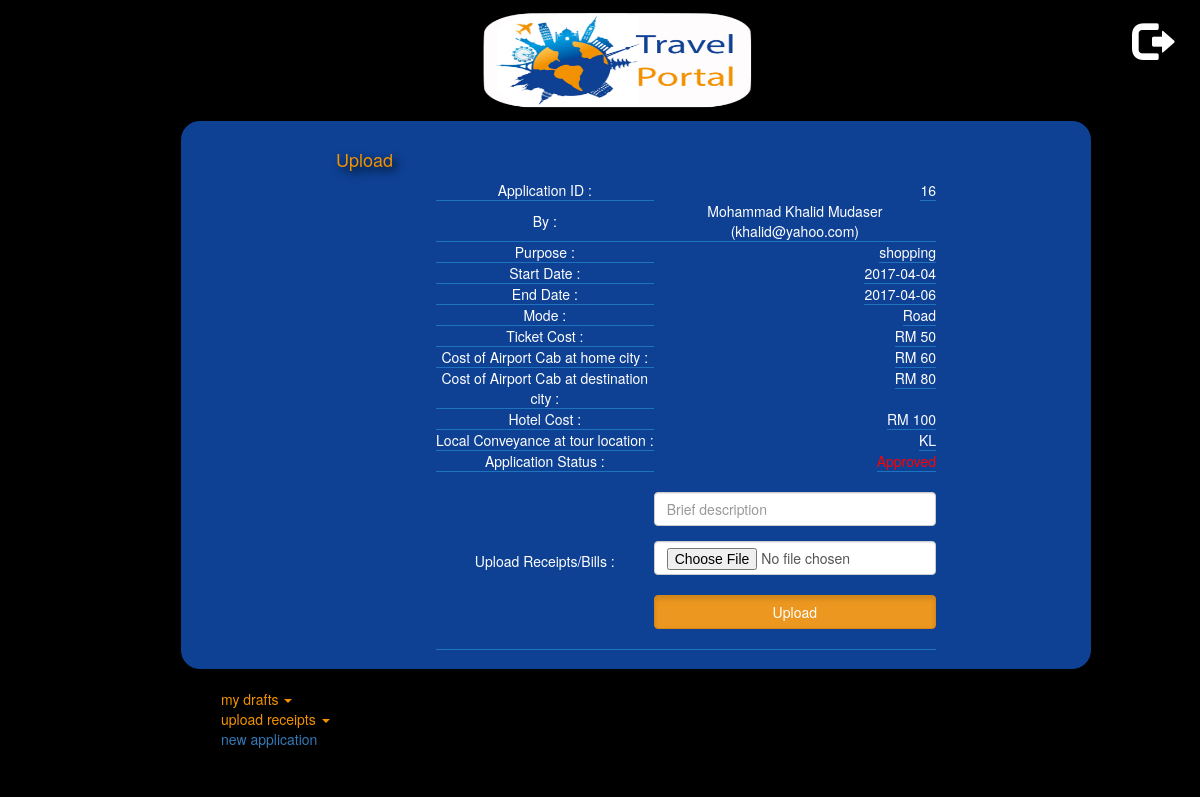
Page /upload.php?tid=16 (signed in) on the committed database.
### tables this page shows
CREATE TABLE `travel_plans` (
  `t_id` int(11) NOT NULL,
  `who` varchar(60) NOT NULL,
  `purpose` varchar(300) NOT NULL,
  `s_date` date NOT NULL,
  `e_date` date NOT NULL,
  `mode_id` int(5) NOT NULL,
  `ticket_cost` int(10) NOT NULL,
  `here_cab` int(10) NOT NULL,
  `there_cab` int(10) NOT NULL,
  `hotel_cost` int(10) NOT NULL,
  `local_conveyance` varchar(255) NOT NULL,
  `status_id` int(5) NOT NULL,
  `manager` varchar(60) NOT NULL
);

CREATE TABLE `staffs` (
  `email` varchar(60) NOT NULL,
  `name` varchar(80) NOT NULL,
  `role_id` int(5) NOT NULL,
  `password` varchar(80) NOT NULL
);

CREATE TABLE `mode` (
  `mode_id` int(5) NOT NULL,
  `mode_name` varchar(60) NOT NULL
);

CREATE TABLE `status` (
  `status_id` int(5) NOT NULL,
  `status_name` varchar(50) NOT NULL
);

### scripts/connect.php (called while the page is built, shortened)
<?php
$db_name = 'travel_portal';

### scripts/functions.inc (called while the page is built, shortened)
<?php
function check_upload($id,$who){
    $sql = "SELECT * FROM travel_plans t, mode m, status s where m.mode_id = t.mode_id and s.status_id = t.status_id and t.status_id != '1' and t.who = '$who' and t.t_id = '$id'";
    return fetch($sql);
}
function fetch($sql){
	include ("connect.php");
	$new_ress = array();
	$ress =  $con->query($sql);
							$in = 0;
					while($row = $ress->fetch_assoc())
												{
													 $new_ress[$in] = $row;
													  $in++;
												}
	return $new_ress;
					}
function get_name($em){
    $sql = "SELECT name from staffs where email = '$em';";
    $res = fetch($sql);
    if (!empty($res)) {
        return $res[0]["name"];
    } else {
        return 'Unknown user';
    }
}

### upload.php (the view, shortened to what this page needs)
<?php
include ("scripts/functions.inc");
$me = $_SESSION["email"];
$id = $_GET["tid"];
$res = check_upload($id,$me);
?>
<!DOCTYPE html>
<html>
    <head>
    <link href="css/bootstrap.min.css" rel="stylesheet">
    <link href="css/custom.css" rel="stylesheet">
    </head>
    <body>
        <div class="header">
         <img alt="Brand" src="img/travel_portal.png" class="d-inline-block align-top" alt="">
        <a href="scripts/logout.php"> <span class="glyphicon glyphicon-log-out" aria-hidden logout="true" style="font-size: 40px;  color: white;" id="logo"> </span></a>
        </div>
         <div class="container">
            <div class="parent taller">
                <div class="bg-image"></div>
                <div id="content" class="content">
                    <h4 class="newapp">Upload</h4>
                    <div class="upload">
                        <table>
            <tr>
                <td>
                    Application ID :
                </td>
                <td class="right">
                    <?= $res[0]["t_id"] ?>
                </td>
            </tr>
             <tr>
                <td>
                    By :
                </td>
                <td class="right">
                    <?= get_name($res[0]["who"]).' ('.$res[0]["who"].')' ?>
                </td>
            </tr>
              <tr>
                <td>
                    Purpose :
                </td>
                <td class="right">
                    <?= $res[0]["purpose"] ?>
                </td>
            </tr>
                <tr>
                <td>
                    Start Date :
                </td>
                <td class="right">
                    <?= $res[0]["s_date"] ?>
                </td>
            </tr>
                <tr>
                <td>
                    End Date :
                </td>
                <td class="right">
                    <?= $res[0]["e_date"] ?>
                </td>
            </tr>
                <tr>
                <td>
                    Mode :
                </td>
                <td class="right">
                    <?= $res[0]["mode_name"] ?>
                </td>
            </tr>
                <tr>
                <td>
                    Ticket Cost :
                </td>
                <td class="right">
                    RM  <?= $res[0]["ticket_cost"] ?>
                </td>
            </tr>
                <tr>
                <td>
                    Cost of Airport Cab at home city :
                </td>
                <td class="right">
                    RM  <?= $res[0]["here_cab"] ?>
                </td>
            </tr>
               <tr>
                <td>
                    Cost of Airport Cab at destination city :
                </td>
                <td class="right">
                    RM  <?= $res[0]["there_cab"] ?>
                </td>
            </tr>
               <tr>
                <td>
                    Hotel Cost :
                </td>
                <td class="right">
                    RM <?= $res[0]["hotel_cost"] ?>
                </td>
            </tr>
               <tr>
                <td>
                    Local Conveyance at tour location :
                </td>
                <td class="right">
                    <?= $res[0]["local_conveyance"] ?>
                </td>
            </tr>
               <tr>
                <td>
                    Application Status :
                </td>
                <td class="right red">
                    <?= $res[0]["status_name"] ?>
                </td>
            </tr>
               <tr>
                <td>
                    Upload Receipts/Bills :
                </td>
                <td class="right">
                    <form name="upload" action="scripts/save.php" method="post" enctype="multipart/form-data" >
              <div class="form-group">
            <input type="text" class="form-control" maxlength="60" name="brief_desc" placeholder="Brief description" required="required"/>
              </div>
                        <input type="file"  class="form-control" name="thumb" required="required"/> </br>
                        <input type="submit" class="btn btn-warning btn-block active" name="upload" value="Upload" />
                    </form>
                </td>
            </tr>
        </table>
                    </div>
                </div>
                <div>
                    <div class="dropdown" id="opt">
                        <button class="make-link dropdown-toggle" id="opt"  onmouseout="deunderline(this)" onmouseover="underline(this)" type="button" id="menu1" data-toggle="dropdown">my drafts
                        <span class="caret"></span></button>
                  </div>
                    <div class="dropdown" id="opt">
                        <button class="make-link dropdown-toggle" id="opt"  onmouseout="deunderline(this)" onmouseover="underline(this)" type="button" id="menu1" data-toggle="dropdown">upload receipts
                        <span class="caret"></span></button>
                      </div>
                    <ul id="options">
                        <li><a href="#new_travel">new application</a></li>
                        <li class="notvisible"><a href="#status"></a>No</li>
                    </ul>
                </div>
                </div>
             </div>
    </body>
</html>

### css/custom.css (style rules this page uses)
body { background-color: black; }
h1,h2,h3,h4,h5,h6,#options,#opt { color: #f29200; text-shadow: 4px 4px 8px #000000; }
.header { width: 100%; height: 50px; background: black; }
.header img { width: 23%; height: 100px; margin-left: 40%; margin-top: 10px; }
.header a { margin-left: 31%; }
.notvisible { color: black; }
ul { list-style: none; }
.parent { margin-top: 70px; margin-left: 150px; margin-bottom: 100px; border-radius: 20px; border-style: solid; border-width: 1px; border-color: #000; box-shadow: 2px 2px 4px #000000; width: 80%; height: 500px; background: #0e4194; }
.bg-image { width: 100%; height: 100%; background-size: 100%; opacity: 0.05; }
.newapp { margin-top: 50px; }
.content { position: absolute; top: 100px; left: 28%; width: 50%; }
.right { float: right; }
.make-link { background:none!important; color: #1d73be; border:none; padding:0!important; font: inherit; cursor: pointer; margin-left: 40px; padding-top: 0px; }
table { border-collapse: collapse; color: #fff; text-align: center; font-weight: 100; }
td { border-bottom: 1px solid #1d73be; }
.upload { margin-left: 100px; }
.taller { height: 550px; }
.red { color: red; }

### rows in the picture
travel_plans: t_id "16", who.name "Mohammad Khalid Mudaser", who "khalid@yahoo.com", purpose "shopping", s_date "2017-04-04", e_date "2017-04-06", mode.mode_name "Road", ticket_cost "50", here_cab "60", there_cab "80", hotel_cost "100", local_conveyance "KL", status.status_name "Approved"
